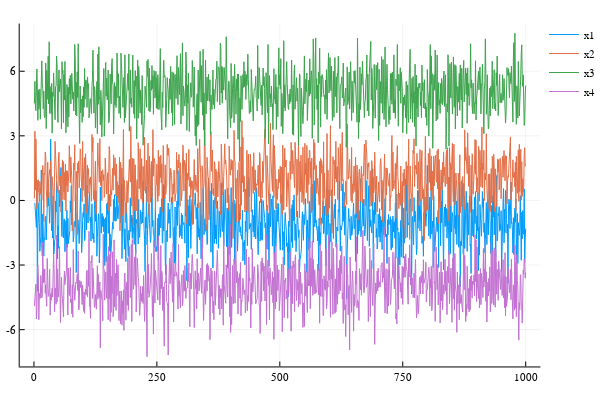

Here is the notebook cell this chart was saved with:
### Code cell
# Plot historical series:
#------------------------
# Every observation is 4-dimensional point.
# Plot component by component.
p = plot(empiricalSample[1,1:1000], label = "x1")
plot!(empiricalSample[2,1:1000], label = "x2")
plot!(empiricalSample[3,1:1000], label = "x3")
plot!(empiricalSample[4,1:1000], label = "x4")
display(p)

# Calculate empirical moments 
#----------------------------
empiricalMoments =  mean(empiricalSample,2)
println("Empirical Moments = $(empiricalMoments)")

### Figure 1 — Plotly figure (JSON) as saved in the notebook; plotly's stock layout.template omitted (floating-point values rounded to 4 significant figures; data arrays with more than 128 entries replaced by an {"elided": "..."} marker saying what was removed)
{"data": [{"colorbar": {"title": ""}, "hoverinfo": "text", "legendgroup": "x1", "line": {"color": "rgba(0, 154, 250, 1.000)", "dash": "solid", "shape": "linear", "width": 1}, "mode": "lines", "name": "x1", "showlegend": true, "text": {"elided": "1000 null values"}, "type": "scatter", "x": {"elided": "1000 int values"}, "xaxis": "x1", "y": {"elided": "1000 float values"}, "yaxis": "y1"}, {"colorbar": {"title": ""}, "hoverinfo": "text", "legendgroup": "x2", "line": {"color": "rgba(227, 111, 71, 1.000)", "dash": "solid", "shape": "linear", "width": 1}, "mode": "lines", "name": "x2", "showlegend": true, "text": {"elided": "1000 null values"}, "type": "scatter", "x": {"elided": "1000 int values"}, "xaxis": "x1", "y": {"elided": "1000 float values"}, "yaxis": "y1"}, {"colorbar": {"title": ""}, "hoverinfo": "text", "legendgroup": "x3", "line": {"color": "rgba(62, 164, 78, 1.000)", "dash": "solid", "shape": "linear", "width": 1}, "mode": "lines", "name": "x3", "showlegend": true, "text": {"elided": "1000 null values"}, "type": "scatter", "x": {"elided": "1000 int values"}, "xaxis": "x1", "y": {"elided": "1000 float values"}, "yaxis": "y1"}, {"colorbar": {"title": ""}, "hoverinfo": "text", "legendgroup": "x4", "line": {"color": "rgba(195, 113, 210, 1.000)", "dash": "solid", "shape": "linear", "width": 1}, "mode": "lines", "name": "x4", "showlegend": true, "text": {"elided": "1000 null values"}, "type": "scatter", "x": {"elided": "1000 int values"}, "xaxis": "x1", "y": {"elided": "1000 float values"}, "yaxis": "y1"}], "layout": {"annotations": [], "height": 400, "legend": {"bgcolor": "rgba(255, 255, 255, 1.000)", "bordercolor": "rgba(0, 0, 0, 1.000)", "font": {"color": "rgba(0, 0, 0, 1.000)", "family": "sans-serif", "size": 11}, "tracegroupgap": 0, "x": 1, "y": 1}, "margin": {"b": 20, "l": 0, "r": 0, "t": 20}, "paper_bgcolor": "rgba(255, 255, 255, 1.000)", "plot_bgcolor": "rgba(255, 255, 255, 1.000)", "showlegend": true, "width": 600, "xaxis": {"anchor": "y1", "domain": [0.03619, 0.9934], "gridcolor": "rgba(0, 0, 0, 0.100)", "gridwidth": 0.5, "linecolor": "rgba(0, 0, 0, 1.000)", "mirror": false, "range": [-28.97, 1030.0], "showgrid": true, "showline": true, "showticklabels": true, "tickangle": 0, "tickcolor": "rgb(0, 0, 0)", "tickfont": {"color": "rgba(0, 0, 0, 1.000)", "family": "sans-serif", "size": 11}, "tickmode": "array", "ticks": "inside", "ticktext": ["0", "250", "500", "750", "1000"], "tickvals": [0, 250, 500, 750, 1000], "title": "", "titlefont": {"color": "rgba(0, 0, 0, 1.000)", "family": "sans-serif", "size": 15}, "type": "-", "visible": true, "zeroline": false, "zerolinecolor": "rgba(0, 0, 0, 1.000)"}, "yaxis": {"anchor": "x1", "domain": [0.03762, 0.9902], "gridcolor": "rgba(0, 0, 0, 0.100)", "gridwidth": 0.5, "linecolor": "rgba(0, 0, 0, 1.000)", "mirror": false, "range": [-7.71, 8.215], "showgrid": true, "showline": true, "showticklabels": true, "tickangle": 0, "tickcolor": "rgb(0, 0, 0)", "tickfont": {"color": "rgba(0, 0, 0, 1.000)", "family": "sans-serif", "size": 11}, "tickmode": "array", "ticks": "inside", "ticktext": ["-6", "-3", "0", "3", "6"], "tickvals": [-6, -3, 0, 3, 6], "title": "", "titlefont": {"color": "rgba(0, 0, 0, 1.000)", "family": "sans-serif", "size": 15}, "type": "-", "visible": true, "zeroline": false, "zerolinecolor": "rgba(0, 0, 0, 1.000)"}}}
